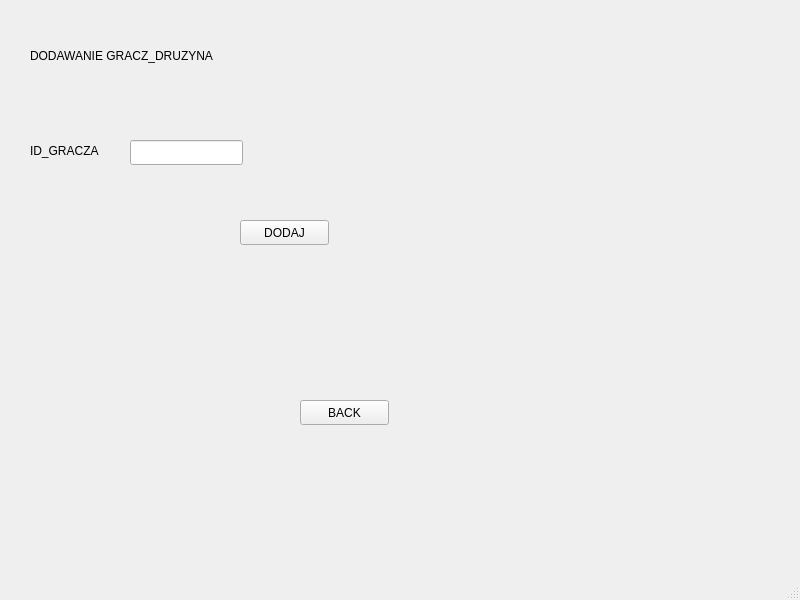
<?xml version="1.0" encoding="UTF-8"?>
<ui version="4.0">
 <class>MainWindow</class>
 <widget class="QMainWindow" name="MainWindow">
  <property name="geometry">
   <rect>
    <x>0</x>
    <y>0</y>
    <width>800</width>
    <height>600</height>
   </rect>
  </property>
  <property name="windowTitle">
   <string>MainWindow</string>
  </property>
  <widget class="QWidget" name="centralwidget">
   <widget class="QLabel" name="label">
    <property name="geometry">
     <rect>
      <x>270</x>
      <y>140</y>
      <width>67</width>
      <height>17</height>
     </rect>
    </property>
    <property name="text">
     <string/>
    </property>
   </widget>
   <widget class="QLabel" name="label_2">
    <property name="geometry">
     <rect>
      <x>30</x>
      <y>130</y>
      <width>101</width>
      <height>41</height>
     </rect>
    </property>
    <property name="text">
     <string>ID_GRACZA</string>
    </property>
   </widget>
   <widget class="QLineEdit" name="lineEdit">
    <property name="geometry">
     <rect>
      <x>130</x>
      <y>140</y>
      <width>113</width>
      <height>25</height>
     </rect>
    </property>
   </widget>
   <widget class="QPushButton" name="pushButton">
    <property name="geometry">
     <rect>
      <x>240</x>
      <y>220</y>
      <width>89</width>
      <height>25</height>
     </rect>
    </property>
    <property name="text">
     <string>DODAJ</string>
    </property>
   </widget>
   <widget class="QPushButton" name="pushButton_2">
    <property name="geometry">
     <rect>
      <x>300</x>
      <y>400</y>
      <width>89</width>
      <height>25</height>
     </rect>
    </property>
    <property name="text">
     <string>BACK</string>
    </property>
   </widget>
   <widget class="QLabel" name="label_3">
    <property name="geometry">
     <rect>
      <x>30</x>
      <y>40</y>
      <width>231</width>
      <height>31</height>
     </rect>
    </property>
    <property name="text">
     <string>DODAWANIE GRACZ_DRUZYNA</string>
    </property>
   </widget>
  </widget>
  <widget class="QMenuBar" name="menubar">
   <property name="geometry">
    <rect>
     <x>0</x>
     <y>0</y>
     <width>800</width>
     <height>22</height>
    </rect>
   </property>
  </widget>
  <widget class="QStatusBar" name="statusbar"/>
 </widget>
 <resources/>
 <connections/>
</ui>
